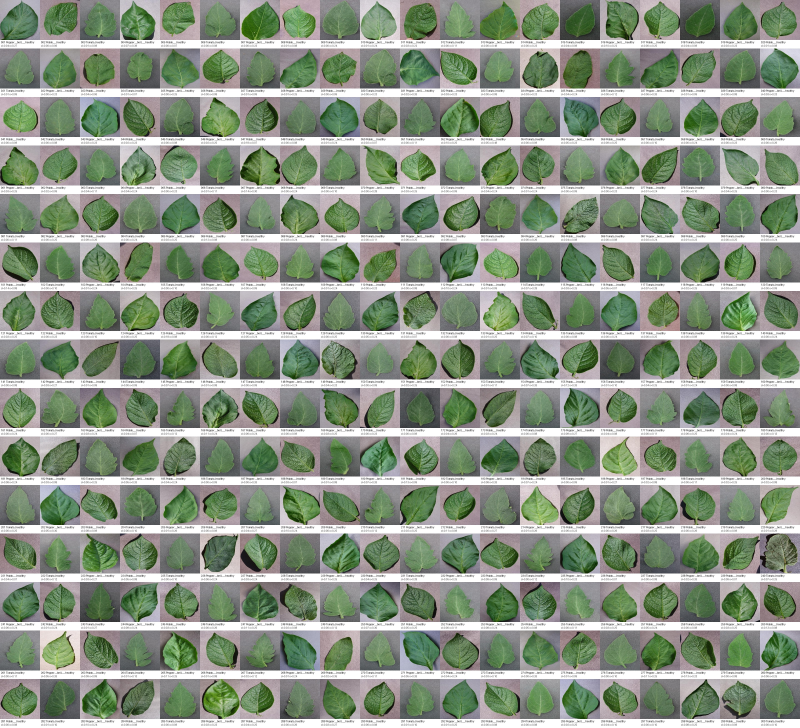
#> input picture CV/S12/pc5/kaggle/v3/outputs/review_contact_sheets/healthy_leaves.jpg, 3200 x 2910 px (shown at 1/4 size)
$ python -i dataset_selector.py   (imports and definitions only)
#> lines starting #> are read from the running program, lines starting #| are printed output that depends on the picture; after the words box and inside, x2 and y2 are one past the last pixel; in counts of white or black regions, pixels touching at a corner belong together
#> further down, picture is the input picture: shape (2910, 3200, 3); mean B, G, R 132.4, 149.2, 137.8
import csv
import json
import math
import re
import shutil
import zipfile
from collections import defaultdict
from pathlib import Path

import cv2
import numpy as np
from PIL import Image, ImageDraw, ImageFont


DATASET_SLUG = "plantdisease"
MAX_PER_CATEGORY = 300
SCORE_MAX_SIDE = 256
CONTACT_THUMB_SIZE = 160
CONTACT_COLUMNS = 20
IMAGE_SUFFIXES = {".jpg", ".jpeg", ".png", ".bmp", ".webp"}

CATEGORIES = [
    "healthy_leaves",
    "small_diseased_regions",
    "large_diseased_regions",
    "simple_backgrounds",
    "complex_backgrounds",
    "multiple_leaves",
    "partial_occlusions",
]


# [56 lines left out: functions resolve_paths, slugify, image_files, resize_for_scoring, not called in this run]


def clean_mask(mask, min_area_ratio=0.004):
    mask_u8 = (mask.astype(np.uint8) * 255)
    kernel3 = np.ones((3, 3), np.uint8)
    kernel5 = np.ones((5, 5), np.uint8)
    mask_u8 = cv2.morphologyEx(mask_u8, cv2.MORPH_OPEN, kernel3)
    mask_u8 = cv2.morphologyEx(mask_u8, cv2.MORPH_CLOSE, kernel5)

    num_labels, labels, stats, _ = cv2.connectedComponentsWithStats((mask_u8 > 0).astype(np.uint8), 8)
    image_area = mask_u8.shape[0] * mask_u8.shape[1]
    min_area = max(20, int(image_area * min_area_ratio))
    cleaned = np.zeros_like(mask_u8, dtype=np.uint8)
    for label in range(1, num_labels):
        if stats[label, cv2.CC_STAT_AREA] >= min_area:
            cleaned[labels == label] = 255
    return cleaned > 0


def leaf_mask_from_image(bgr):
    rgb = cv2.cvtColor(bgr, cv2.COLOR_BGR2RGB).astype(np.float32)
    hsv = cv2.cvtColor(bgr, cv2.COLOR_BGR2HSV)
#> hsv: shape (2910, 3200, 3); mean H, S, V 78, 49.1, 153.1

    red = rgb[:, :, 0]
    green = rgb[:, :, 1]
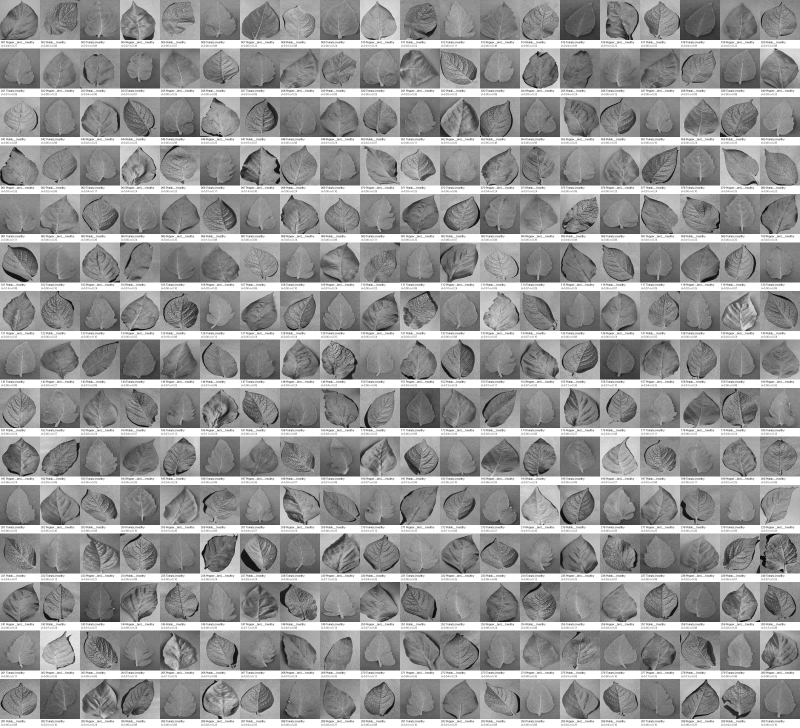
#> green: shape (2910, 3200) float32 (shown at 1/4 size); min 0, max 255, mean 149.2
    blue = rgb[:, :, 2]
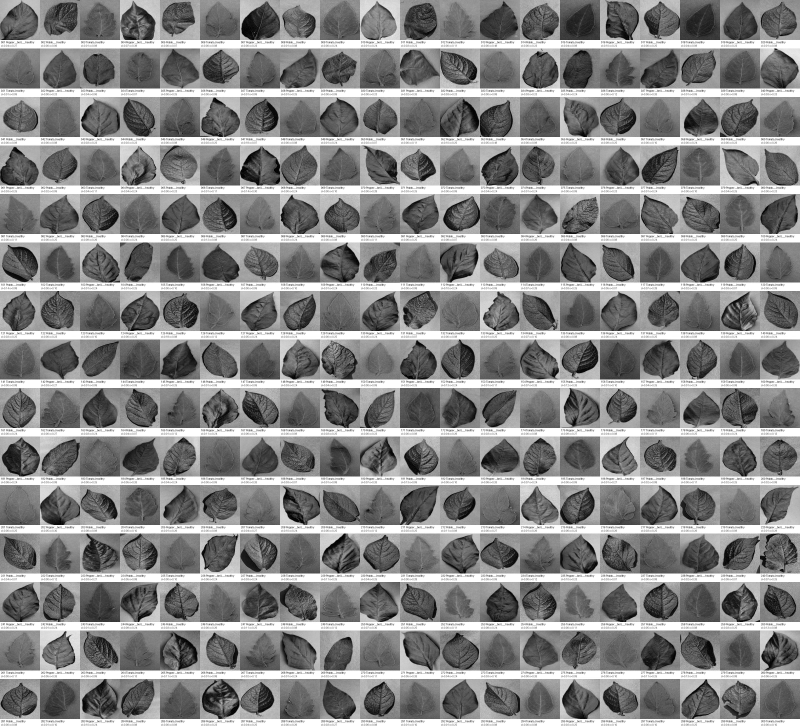
#> blue: shape (2910, 3200) float32 (shown at 1/4 size); min 0, max 255, mean 132.4
    exg = 2 * green - red - blue
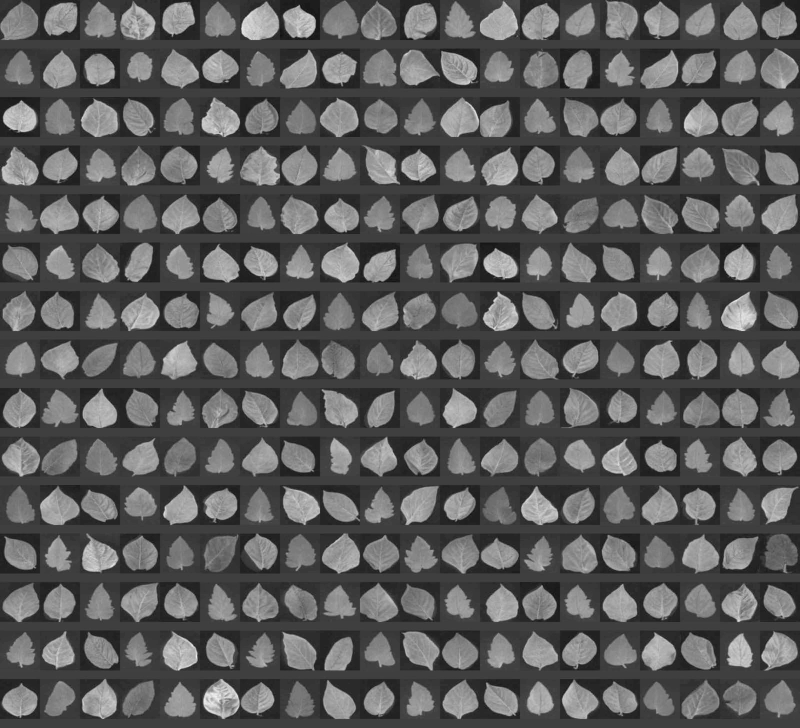
#> exg: shape (2910, 3200) float32 (shown at 1/4 size); min -61, max 183, mean 28.1; drawn with min black and max white
    exg_norm = cv2.normalize(exg, None, 0, 255, cv2.NORM_MINMAX).astype(np.uint8)
    _, exg_mask = cv2.threshold(exg_norm, 0, 255, cv2.THRESH_BINARY + cv2.THRESH_OTSU)
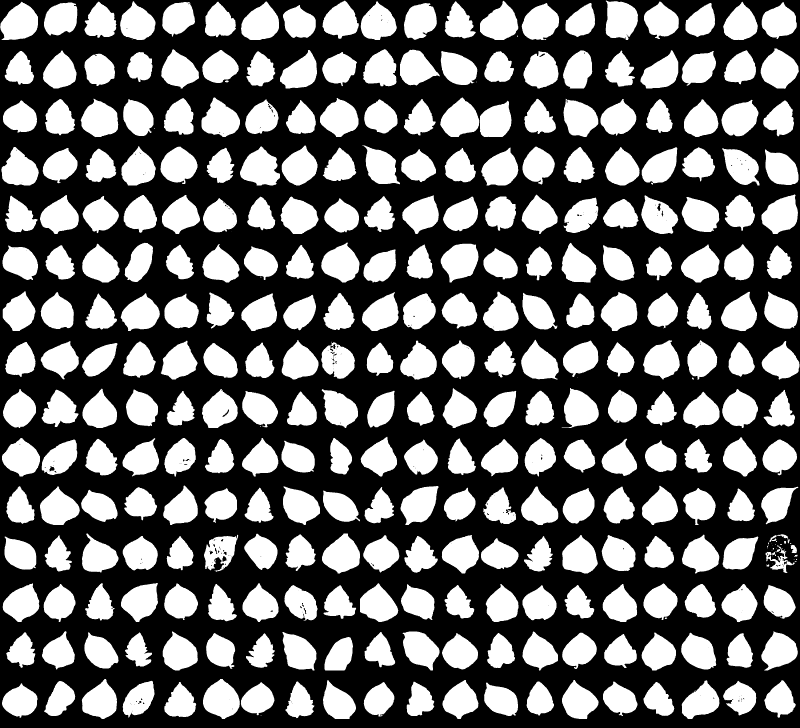
#> exg_mask: shape (2910, 3200) (shown at 1/4 size); 41.1% white; 346 white regions (30 under 20 px), largest, box (x1, y1, x2, y2) and area: (960, 585, 1120, 742) 16763, (3042, 194, 3195, 355) 16615, (1763, 975, 1914, 1130) 16503

    hue = hsv[:, :, 0]
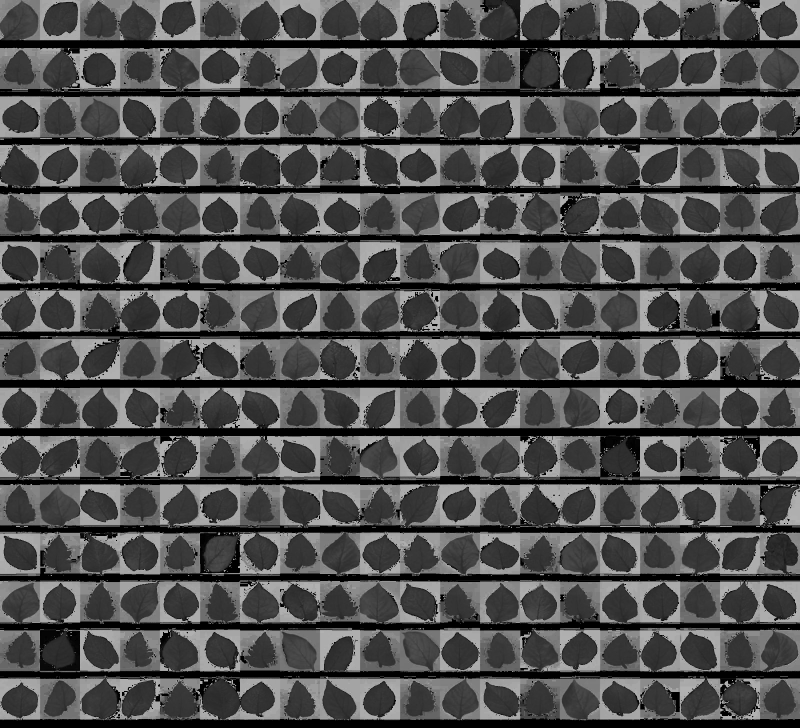
#> hue: shape (2910, 3200) (shown at 1/4 size); min 0, max 179, mean 78
    sat = hsv[:, :, 1]
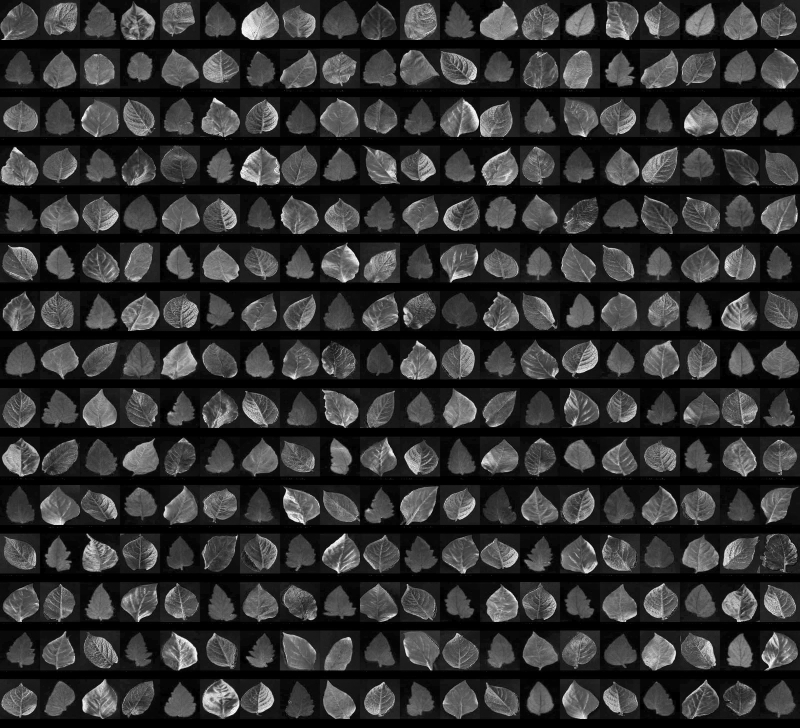
#> sat: shape (2910, 3200) (shown at 1/4 size); min 0, max 255, mean 49.1
    val = hsv[:, :, 2]
    green_yellow = (hue >= 18) & (hue <= 95) & (sat >= 25) & (val >= 35)
#> green_yellow: shape (2910, 3200) bool; 42.8% white; 1297 white regions (972 under 20 px), largest, box (x1, y1, x2, y2) and area: (1760, 388, 1917, 548) 16959, (0, 4, 153, 160) 16853, (3042, 194, 3195, 355) 16843
    strong_green = (exg > np.percentile(exg, 60)) & (sat >= 20)
#> strong_green: shape (2910, 3200) bool; 39.9% white; 405 white regions (71 under 20 px), largest, box (x1, y1, x2, y2) and area: (3043, 194, 3195, 354) 16447, (960, 586, 1120, 742) 16412, (1763, 975, 1913, 1130) 16313
    mask = (exg_mask > 0) | green_yellow | strong_green
#> mask: shape (2910, 3200) bool; 42.9% white; 1231 white regions (906 under 20 px), largest, box (x1, y1, x2, y2) and area: (959, 584, 1121, 742) 17085, (1760, 388, 1917, 548) 16968, (0, 4, 153, 160) 16856
    return clean_mask(mask, min_area_ratio=0.006)
#> in clean_mask, `mask_u8 = cv2.morphologyEx(mask_u8, cv2.MORPH_OPEN, kernel3)`: mask_u8: shape (2910, 3200); 42.8% white; 363 white regions (41 under 20 px), largest, box (x1, y1, x2, y2) and area: (959, 585, 1121, 742) 17013, (1760, 389, 1917, 548) 16916, (3042, 194, 3195, 355) 16850
#> in clean_mask, `mask_u8 = cv2.morphologyEx(mask_u8, cv2.MORPH_CLOSE, kernel5)`: mask_u8: shape (2910, 3200); 42.8% white; 316 white regions (12 under 20 px), largest, box (x1, y1, x2, y2) and area: (1760, 389, 2046, 548) 31210, (812, 2716, 1098, 2876) 28470, (959, 585, 1121, 742) 17053
#> in clean_mask, `num_labels, labels, stats, _ = cv2.connectedComponentsWithStats((mask_..`:
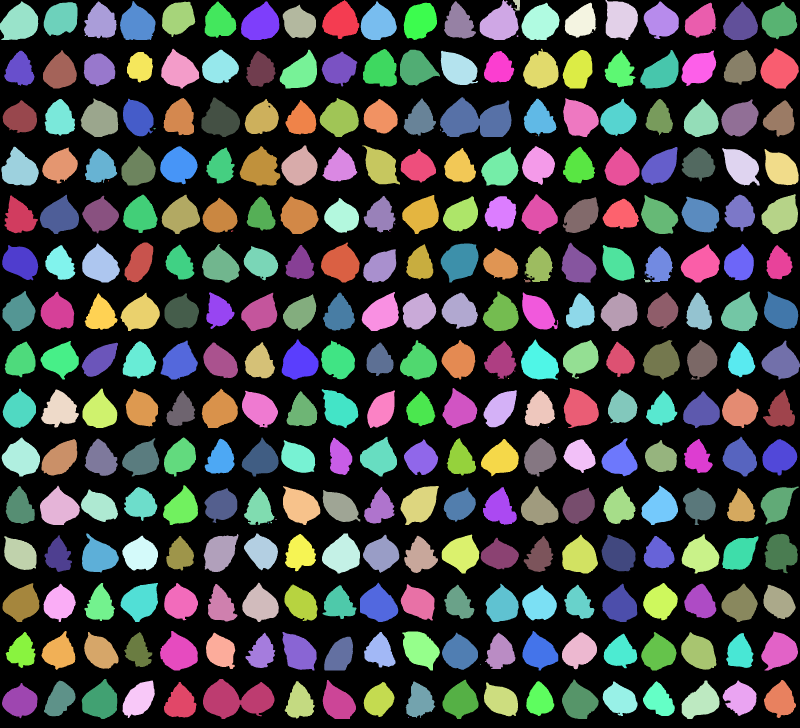
#> labels: shape (2910, 3200) int32 (shown at 1/4 size); 317 distinct labels, from 0 to 316; one colour per label, 0 black
#> in clean_mask, `num_labels, labels, stats, _ = cv2.connectedComponentsWithStats((mask_..`: num_labels = 317; stats = 317 rows, first 6: [0, 0, 3200, 2910, 5322291], [1288, 0, 149, 156, 15202], [1919, 0, 155, 160, 16289], [2052, 0, 28, 42, 774], [2422, 0, 130, 160, 16127], [0, 5, 153, 155, 16853]
#> after the loop in clean_mask, `for label in range(1, num_labels):`: cleaned: shape (2910, 3200); every value is 0


# [517 lines left out: functions connected_component_stats, disease_mask_from_image, component_area_ratios, background_metrics, contour_metrics, analyze_image and 10 more, not called in this run]


# [2 lines not run here, left out]

>>> import cv2
>>> picture = cv2.imread('../../../../S12/pc5/kaggle/v3/outputs/review_contact_sheets/healthy_leaves.jpg')
>>> result = leaf_mask_from_image(picture)

$ run again, on CV/S12/pc5/kaggle/v3/outputs/review_contact_sheets/small_diseased_regions.jpg
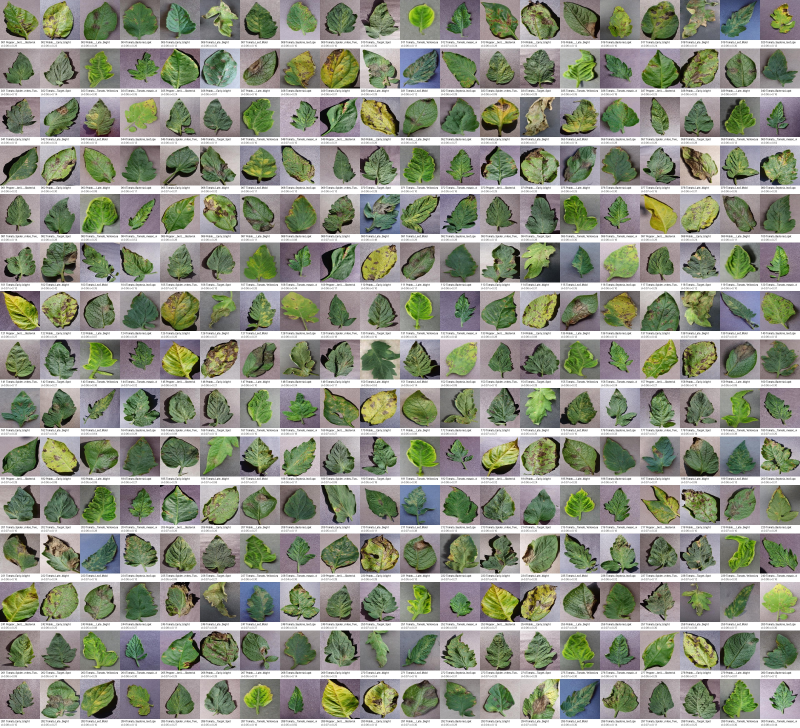
#> input picture CV/S12/pc5/kaggle/v3/outputs/review_contact_sheets/small_diseased_regions.jpg, 3200 x 2910 px (shown at 1/4 size)
#> picture is the input picture: shape (2910, 3200, 3); mean B, G, R 131.2, 146.6, 142.7
#> hsv: shape (2910, 3200, 3); mean H, S, V 71.8, 53.9, 152.5
#> in leaf_mask_from_image, `_, exg_mask = cv2.threshold(exg_norm, 0, 255, cv2.THRESH_BINARY + cv2...`:
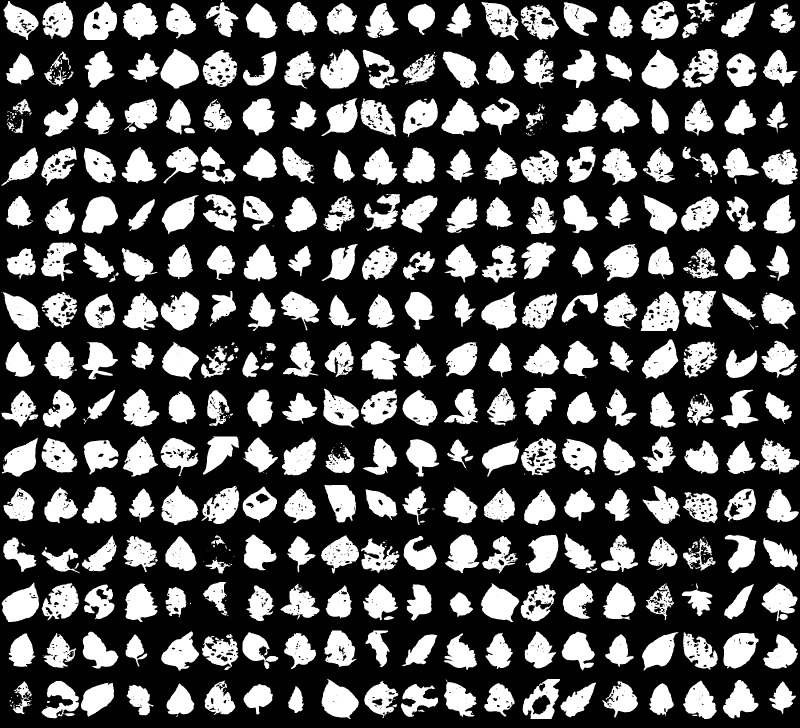
#> exg_mask: shape (2910, 3200) (shown at 1/4 size); 32.4% white; 651 white regions (215 under 20 px), largest, box (x1, y1, x2, y2) and area: (1281, 196, 1437, 354) 16111, (2563, 1167, 2718, 1324) 16013, (642, 196, 797, 354) 15813
#> green_yellow: shape (2910, 3200) bool; 36.7% white; 1972 white regions (1585 under 20 px), largest, box (x1, y1, x2, y2) and area: (1440, 1358, 1600, 1518) 21087, (2560, 1165, 2719, 1324) 17489, (1280, 194, 1439, 355) 17338
#> strong_green: shape (2910, 3200) bool; 37.9% white; 1670 white regions (1271 under 20 px), largest, box (x1, y1, x2, y2) and area: (2565, 195, 2877, 355) 31559, (1922, 2332, 2226, 2489) 29406, (644, 2524, 954, 2683) 28148
#> mask: shape (2910, 3200) bool; 38% white; 1807 white regions (1408 under 20 px), largest, box (x1, y1, x2, y2) and area: (2565, 195, 2877, 355) 31587, (1922, 2332, 2226, 2489) 29426, (644, 2524, 954, 2683) 28162
#> in clean_mask, `num_labels, labels, stats, _ = cv2.connectedComponentsWithStats((mask_..`:
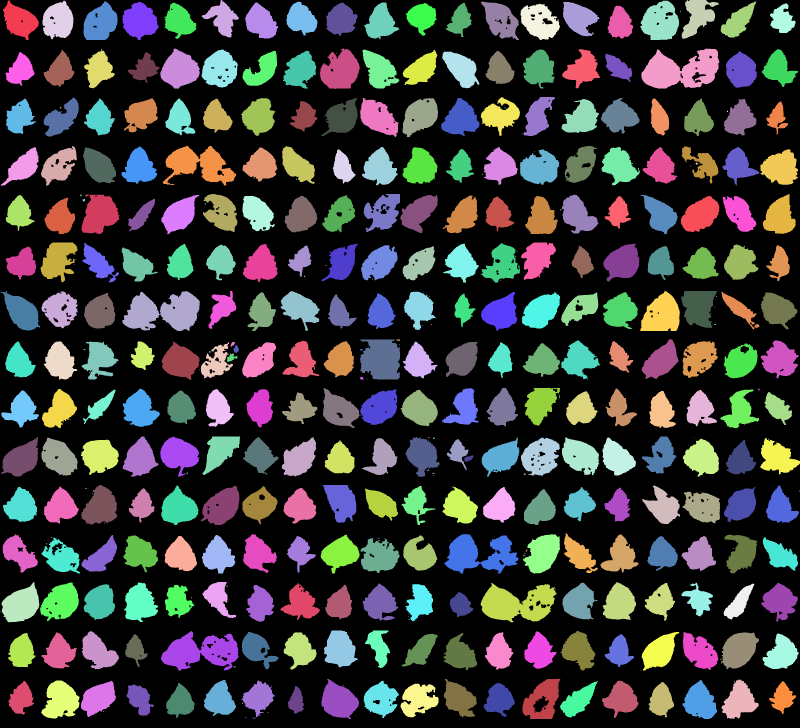
#> labels: shape (2910, 3200) int32 (shown at 1/4 size); 378 distinct labels, from 0 to 377; one colour per label, 0 black
#> num_labels = 378; stats = 378 rows, first 6: [0, 0, 3200, 2910, 5751842], [12, 0, 143, 160, 12944], [807, 0, 148, 150, 10087], [2727, 0, 148, 155, 12157], [170, 3, 124, 154, 14038], [2561, 3, 156, 157, 17512]
